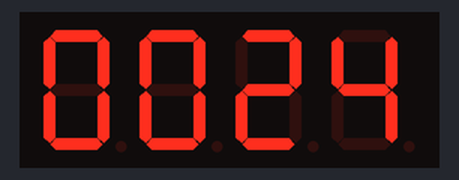
Simulated run of this sketch. Board: Arduino Uno, built with avr-gcc and run on an emulated ATmega328P. On the bench: 4-digit seven-segment display. Wiring (inferred from the names in the program): 4-digit 7-segment display, segments lit when LOW: segments pin 1, pin 2, pin 3, pin 4, pin 5, pin 6, pin 7, pin 8; digit selects pin 9, pin 10, pin 11, pin 12. The segment pins are drawn as the display they are named for.

Above: at 0.31 s.
At 4.4 s:
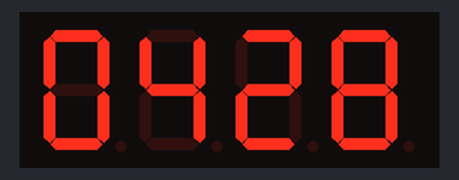
At 10.6 s:
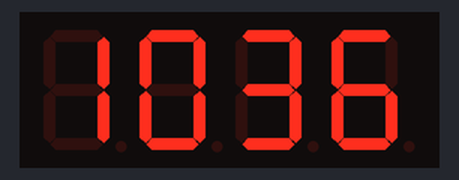
At 18.63 s:
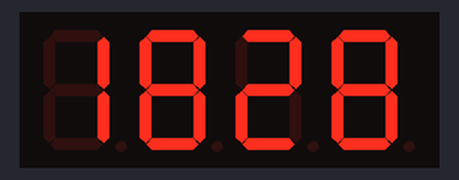
At 29.81 s:
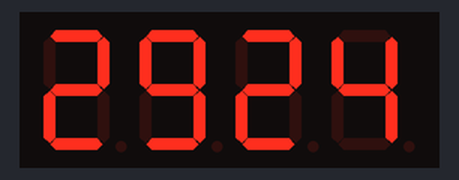
At 38.59 s:
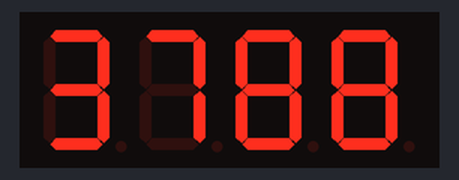

The sketch:

Clock.ino
```cpp
//用4位8字数码管制作计时器，数码管的A1~A4对应9~12引脚，a~h对应1~8引脚
//每个非A引脚都串联一个电阻
//持续点亮第二个小数点作为分隔符

#define com1 9
#define com2 10
#define com3 11
#define com4 12

#define a 1
#define b 2
#define c 3
#define d 4
#define e 5
#define f 6
#define g 7
#define h 8

int n1=0;
int n2=0;
int n3=0;
int n4=0;

int table[20][8]={
{1,1,1,1,1,1,0,0},
{0,1,1,0,0,0,0,0},
{1,1,0,1,1,0,1,0},
{1,1,1,1,0,0,1,0},
{0,1,1,0,0,1,1,0},
{1,0,1,1,0,1,1,0},
{1,0,1,1,1,1,1,0},
{1,1,1,0,0,0,0,0},
{1,1,1,1,1,1,1,0},
{1,1,1,1,0,1,1,0}};//不带小数点的数字

void display(int com,int num)
{
  //清除余晖
  digitalWrite(a,0);
  digitalWrite(b,0);
  digitalWrite(c,0);
  digitalWrite(d,0);
  digitalWrite(e,0);
  digitalWrite(f,0);
  digitalWrite(g,0);
  digitalWrite(h,0);

  switch(com)
  {
    case 1:
      digitalWrite(com1,HIGH);
      digitalWrite(com2,LOW);
      digitalWrite(com3,LOW);
      digitalWrite(com4,LOW);
      break;
    case 2:
      digitalWrite(com1,LOW);
      digitalWrite(com2,HIGH);
      digitalWrite(com3,LOW);
      digitalWrite(com4,LOW);
      break;
    case 3:
      digitalWrite(com1,LOW);
      digitalWrite(com2,LOW);
      digitalWrite(com3,HIGH);
      digitalWrite(com4,LOW);
      break;
    case 4:
      digitalWrite(com1,LOW);
      digitalWrite(com2,LOW);
      digitalWrite(com3,LOW);
      digitalWrite(com4,HIGH);
      break;
    default:
      break;
  }

  digitalWrite(a,1-table[num][0]);
  digitalWrite(b,1-table[num][1]);
  digitalWrite(c,1-table[num][2]);
  digitalWrite(d,1-table[num][3]);
  digitalWrite(e,1-table[num][4]);
  digitalWrite(f,1-table[num][5]);
  digitalWrite(g,1-table[num][6]);
  digitalWrite(h,1-table[num][7]);
}

void setup()
{
  for (int i=1;i<=12;i++)
  {
    pinMode(i,OUTPUT);
  }
}

void loop()
{
  n4+=4;
  if(n4>=10)
  {
    n4=n4-10;
    n3++;
  }
  if(n3==10)
  {
    n3=0;
    n2++;
  }
  if(n2==10)
  {
    n2=0;
    n1++;
  }
  if(n1==10)
  {
    n1=0;
  }
  for(int j=0;j<2;j++)
  {
    display(1,n1);
    delay(5);
    display(2,n2);
    delay(5);
    display(3,n3);
    delay(5);
    display(4,n4);
    delay(5);
  }
}
```
